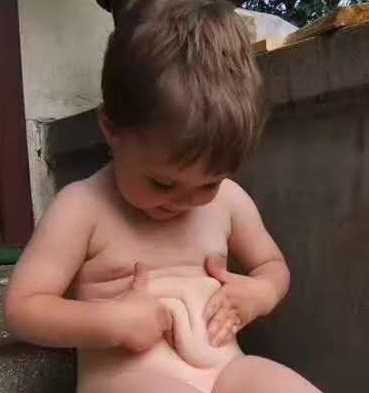
#> input picture img/men.jpg, 369 x 393 px, found by its file name
$ jupyter execute --allow-errors 'opencv_geometric transformation.ipynb'
#> lines starting #> are read from the running program, lines starting #| are printed output that depends on the picture
#> (a cell that did not finish here is left out)

#> (a cell that did not finish here is left out)

#> (a cell that did not finish here is left out)

#> (a cell that did not finish here is left out)

#> (a cell that did not finish here is left out)

#> (a cell that did not finish here is left out)

#> (a cell that did not finish here is left out)

[cell 8]
#'''
#旋转
import cv2
import numpy as np
img = cv2.imread("men.jpg")
#> img is the input picture: shape (393, 369, 3); mean B, G, R 72.2, 82.9, 109
cv2.imshow("src", img)
imginfo = img.shape
#> imginfo = (393, 369, 3)
print(imginfo)
#| (393, 369, 3)
height = imginfo[0]
#> height = 393
width = imginfo[1]
#> width = 369
matAffine = cv2.getRotationMatrix2D((height*0.5,width*0.5),45,0.3)#
dst = cv2.warpAffine(img,matAffine,(height,width))#（width,height）无所谓，只是
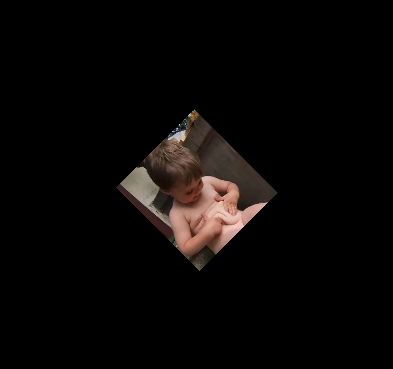
#> dst: shape (369, 393, 3); mean B, G, R 6.5, 7.5, 9.8
cv2.imshow("dst", dst)
cv2.imwrite("dst7.jpg",dst)
cv2.waitKey(0)
